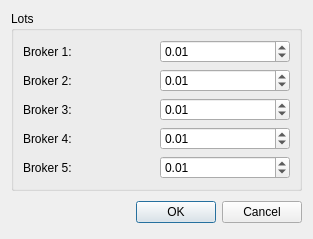
<?xml version="1.0" encoding="UTF-8"?>
<ui version="4.0">
 <class>GeneralSetupDialog</class>
 <widget class="QDialog" name="GeneralSetupDialog">
  <property name="geometry">
   <rect>
    <x>0</x>
    <y>0</y>
    <width>313</width>
    <height>214</height>
   </rect>
  </property>
  <property name="windowTitle">
   <string>General Setup</string>
  </property>
  <layout class="QVBoxLayout" name="verticalLayout">
   <item>
    <widget class="QGroupBox" name="groupBox">
     <property name="title">
      <string>Lots</string>
     </property>
     <layout class="QGridLayout" name="gridLayout">
      <item row="0" column="0">
       <widget class="QLabel" name="label">
        <property name="text">
         <string>Broker 1:</string>
        </property>
       </widget>
      </item>
      <item row="0" column="1">
       <widget class="QDoubleSpinBox" name="broker1Lots">
        <property name="minimum">
         <double>0.000000000000000</double>
        </property>
        <property name="maximum">
         <double>100000.000000000000000</double>
        </property>
        <property name="value">
         <double>0.010000000000000</double>
        </property>
       </widget>
      </item>
      <item row="1" column="0">
       <widget class="QLabel" name="label_2">
        <property name="text">
         <string>Broker 2:</string>
        </property>
       </widget>
      </item>
      <item row="1" column="1">
       <widget class="QDoubleSpinBox" name="broker2Lots">
        <property name="minimum">
         <double>0.000000000000000</double>
        </property>
        <property name="maximum">
         <double>100000.000000000000000</double>
        </property>
        <property name="value">
         <double>0.010000000000000</double>
        </property>
       </widget>
      </item>
      <item row="2" column="0">
       <widget class="QLabel" name="label_3">
        <property name="text">
         <string>Broker 3:</string>
        </property>
       </widget>
      </item>
      <item row="2" column="1">
       <widget class="QDoubleSpinBox" name="broker3Lots">
        <property name="minimum">
         <double>0.000000000000000</double>
        </property>
        <property name="maximum">
         <double>100000.000000000000000</double>
        </property>
        <property name="value">
         <double>0.010000000000000</double>
        </property>
       </widget>
      </item>
      <item row="3" column="0">
       <widget class="QLabel" name="label_4">
        <property name="text">
         <string>Broker 4:</string>
        </property>
       </widget>
      </item>
      <item row="3" column="1">
       <widget class="QDoubleSpinBox" name="broker4Lots">
        <property name="minimum">
         <double>0.000000000000000</double>
        </property>
        <property name="maximum">
         <double>100000.000000000000000</double>
        </property>
        <property name="value">
         <double>0.010000000000000</double>
        </property>
       </widget>
      </item>
      <item row="4" column="0">
       <widget class="QLabel" name="label_5">
        <property name="text">
         <string>Broker 5:</string>
        </property>
       </widget>
      </item>
      <item row="4" column="1">
       <widget class="QDoubleSpinBox" name="broker5Lots">
        <property name="minimum">
         <double>0.000000000000000</double>
        </property>
        <property name="maximum">
         <double>100000.000000000000000</double>
        </property>
        <property name="value">
         <double>0.010000000000000</double>
        </property>
       </widget>
      </item>
     </layout>
    </widget>
   </item>
   <item>
    <layout class="QHBoxLayout">
     <property name="spacing">
      <number>6</number>
     </property>
     <property name="leftMargin">
      <number>0</number>
     </property>
     <property name="topMargin">
      <number>0</number>
     </property>
     <property name="rightMargin">
      <number>0</number>
     </property>
     <property name="bottomMargin">
      <number>0</number>
     </property>
     <item>
      <spacer>
       <property name="orientation">
        <enum>Qt::Horizontal</enum>
       </property>
       <property name="sizeHint" stdset="0">
        <size>
         <width>131</width>
         <height>31</height>
        </size>
       </property>
      </spacer>
     </item>
     <item>
      <widget class="QPushButton" name="okButton">
       <property name="text">
        <string>OK</string>
       </property>
      </widget>
     </item>
     <item>
      <widget class="QPushButton" name="cancelButton">
       <property name="text">
        <string>Cancel</string>
       </property>
      </widget>
     </item>
    </layout>
   </item>
  </layout>
 </widget>
 <resources/>
 <connections>
  <connection>
   <sender>okButton</sender>
   <signal>clicked()</signal>
   <receiver>GeneralSetupDialog</receiver>
   <slot>accept()</slot>
   <hints>
    <hint type="sourcelabel">
     <x>278</x>
     <y>253</y>
    </hint>
    <hint type="destinationlabel">
     <x>96</x>
     <y>254</y>
    </hint>
   </hints>
  </connection>
  <connection>
   <sender>cancelButton</sender>
   <signal>clicked()</signal>
   <receiver>GeneralSetupDialog</receiver>
   <slot>reject()</slot>
   <hints>
    <hint type="sourcelabel">
     <x>369</x>
     <y>253</y>
    </hint>
    <hint type="destinationlabel">
     <x>179</x>
     <y>282</y>
    </hint>
   </hints>
  </connection>
 </connections>
</ui>
